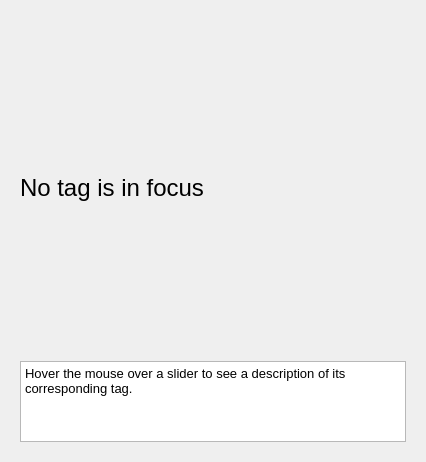
<?xml version="1.0" encoding="UTF-8"?>
<ui version="4.0">
 <class>Tagger</class>
 <widget class="QWidget" name="Tagger">
  <property name="geometry">
   <rect>
    <x>0</x>
    <y>0</y>
    <width>426</width>
    <height>462</height>
   </rect>
  </property>
  <property name="windowTitle">
   <string>Form</string>
  </property>
  <property name="windowIcon">
   <iconset resource="../icons.qrc">
    <normaloff>:/resources/icon.svg</normaloff>:/resources/icon.svg</iconset>
  </property>
  <layout class="QGridLayout" name="gridLayout">
   <item row="0" column="0">
    <widget class="QScrollArea" name="scrollArea">
     <property name="frameShape">
      <enum>QFrame::NoFrame</enum>
     </property>
     <property name="frameShadow">
      <enum>QFrame::Plain</enum>
     </property>
     <property name="widgetResizable">
      <bool>true</bool>
     </property>
     <widget class="QWidget" name="scrollAreaWidgetContents">
      <property name="geometry">
       <rect>
        <x>0</x>
        <y>0</y>
        <width>408</width>
        <height>444</height>
       </rect>
      </property>
      <layout class="QGridLayout" name="gridLayout_2">
       <item row="0" column="0">
        <layout class="QVBoxLayout" name="verticalLayout_3">
         <item>
          <widget class="QLabel" name="currentTag">
           <property name="sizePolicy">
            <sizepolicy hsizetype="Preferred" vsizetype="Preferred">
             <horstretch>0</horstretch>
             <verstretch>0</verstretch>
            </sizepolicy>
           </property>
           <property name="styleSheet">
            <string notr="true">font: 18pt;</string>
           </property>
           <property name="text">
            <string>No tag is in focus</string>
           </property>
           <property name="textFormat">
            <enum>Qt::AutoText</enum>
           </property>
           <property name="scaledContents">
            <bool>false</bool>
           </property>
          </widget>
         </item>
         <item>
          <widget class="QTextEdit" name="currentDescription">
           <property name="maximumSize">
            <size>
             <width>16777215</width>
             <height>81</height>
            </size>
           </property>
           <property name="acceptDrops">
            <bool>false</bool>
           </property>
           <property name="lineWidth">
            <number>0</number>
           </property>
           <property name="undoRedoEnabled">
            <bool>false</bool>
           </property>
           <property name="lineWrapMode">
            <enum>QTextEdit::WidgetWidth</enum>
           </property>
           <property name="readOnly">
            <bool>true</bool>
           </property>
           <property name="html">
            <string>&lt;!DOCTYPE HTML PUBLIC &quot;-//W3C//DTD HTML 4.0//EN&quot; &quot;http://www.w3.org/TR/REC-html40/strict.dtd&quot;&gt;
&lt;html&gt;&lt;head&gt;&lt;meta name=&quot;qrichtext&quot; content=&quot;1&quot; /&gt;&lt;style type=&quot;text/css&quot;&gt;
p, li { white-space: pre-wrap; }
&lt;/style&gt;&lt;/head&gt;&lt;body style=&quot; font-family:'Sans'; font-size:10pt; font-weight:400; font-style:normal;&quot;&gt;
&lt;p style=&quot; margin-top:0px; margin-bottom:0px; margin-left:0px; margin-right:0px; -qt-block-indent:0; text-indent:0px;&quot;&gt;Hover the mouse over a slider to see a description of its corresponding tag.&lt;/p&gt;&lt;/body&gt;&lt;/html&gt;</string>
           </property>
          </widget>
         </item>
        </layout>
       </item>
      </layout>
     </widget>
    </widget>
   </item>
  </layout>
 </widget>
 <resources>
  <include location="../icons.qrc"/>
 </resources>
 <connections/>
</ui>
